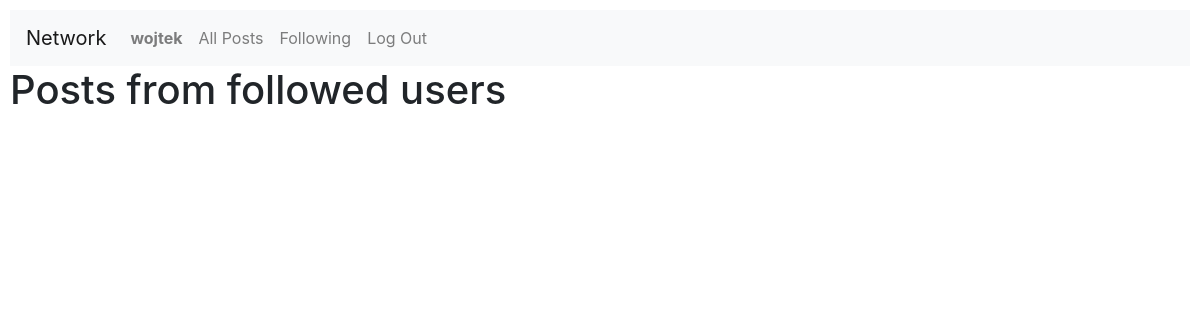
Page /following (signed in) on the earlier database version.
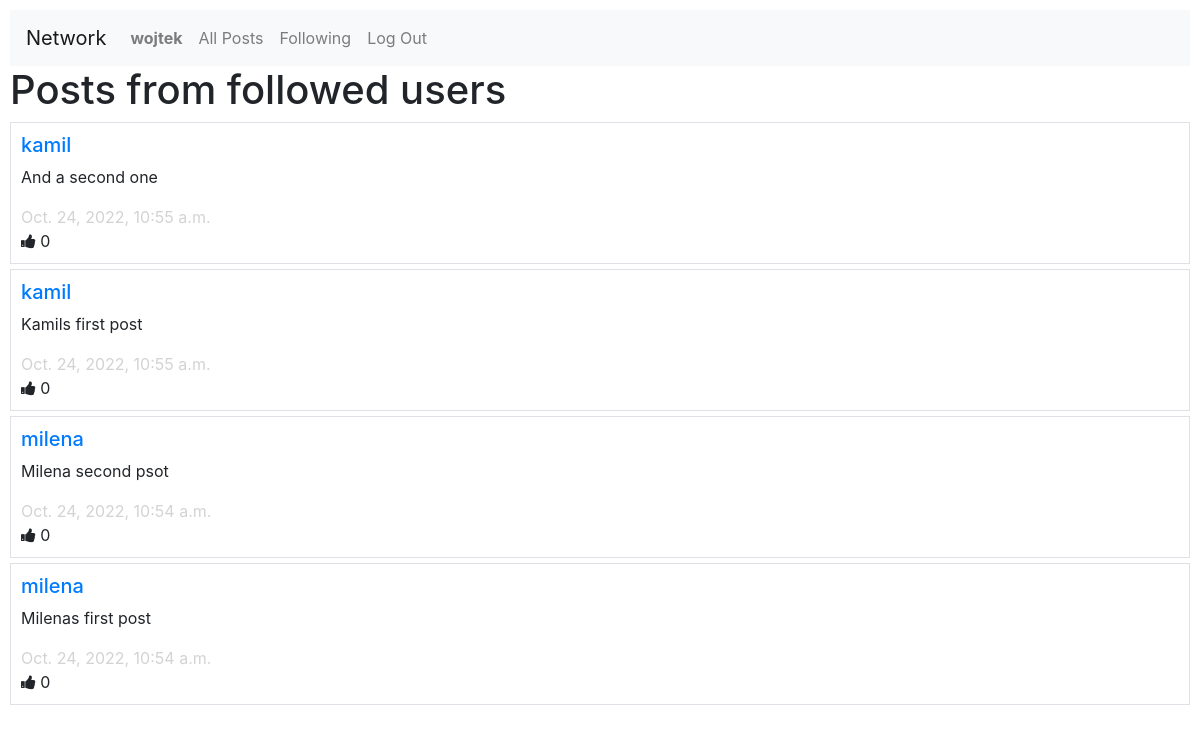
Same page on the later database version.
### network/models.py (models this page shows, shortened)
class Post(models.Model):
    author = models.ForeignKey(User, on_delete=models.CASCADE)
    body = models.CharField(max_length = 1024)
    time_stamp = models.DateTimeField(auto_now_add = True)
    likes = models.PositiveIntegerField(default = 0)

class User(AbstractUser):
    pass
    number_followers = models.IntegerField(default = 0)
    def __str__(self):
        return self.username

### network/views.py (the view)
# urls.py: path("following", views.following, name="following"),
@login_required
def following(request):
    followed = request.user.followings.all().values_list('followed', flat=True)
    posts = Post.objects.filter(author__in=followed).order_by('-time_stamp')
    pagin = Paginator(posts, 10)
    page_number = request.GET.get('page')
    page_obj = pagin.get_page(page_number)
    return render(request, "network/following.html", {
        'posts':page_obj,
    })

### network/templates/network/following.html (shortened to what this page needs)
{% extends "network/layout.html" %}
{% block body %}
<h1>Posts from followed users</h1>
    {% for post in posts %}
        <div class="border post">
            <h5><a href = "{% url 'profile' post.author %}">{{post.author}}</a></h5>
            <p>{{post.body}}</p>
            <span id="timestamp">{{post.time_stamp}}</span><br>
            <span id="likes"><i class="fa fa-thumbs-up"></i> {{post.likes}}</span>
        </div>
    {%endfor%}
{% endblock %}

Differences in the rows shown:
added Post: author "kamil", body "And a second one", time_stamp "Oct. 24, 2022, 10:55 a.m.", likes "0"
now on this page (row edited): Post: author "kamil", body "Kamils first post", time_stamp "Oct. 24, 2022, 10:55 a.m.", likes "0"
now on this page (row edited): Post: author "milena", body "Milena second psot", time_stamp "Oct. 24, 2022, 10:54 a.m.", likes "0"
now on this page (row edited): Post: author "milena", body "Milenas first post", time_stamp "Oct. 24, 2022, 10:54 a.m.", likes "0"
